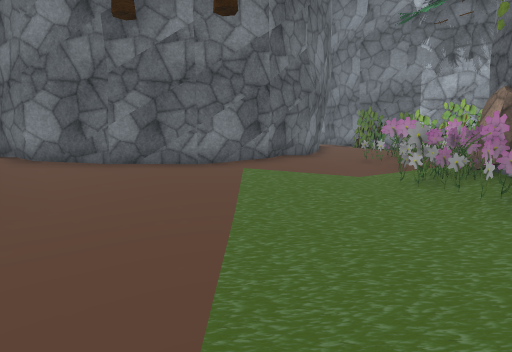
view 1 (above)

24 first-person views from a walk through a scene from a Unity 3-D project. The camera is 1.4 m above the floor, tilts 10° down and sees 85° across. The floor is counted in squares, 1 m on a side. Each view is taken from the middle of a square. On the plan, view 1 faces up. The plan holds only what a view shows up to about 14 squares ahead; the rest is blank. The place goes on beyond the plan. The player character is not drawn. Some surface patterns are stand-ins.

view 2
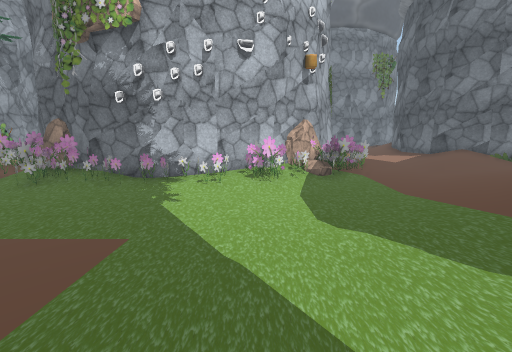

view 3
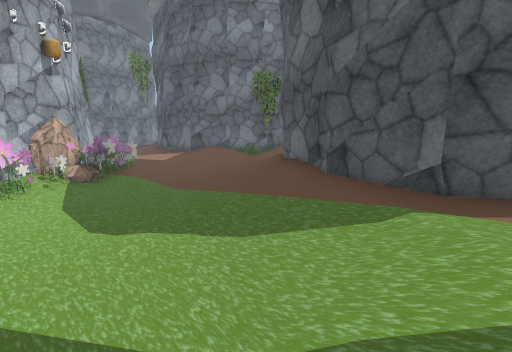

view 4
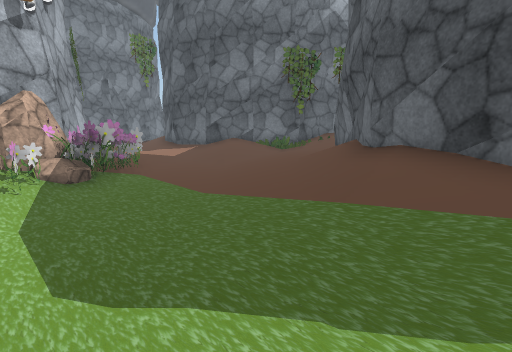

view 5
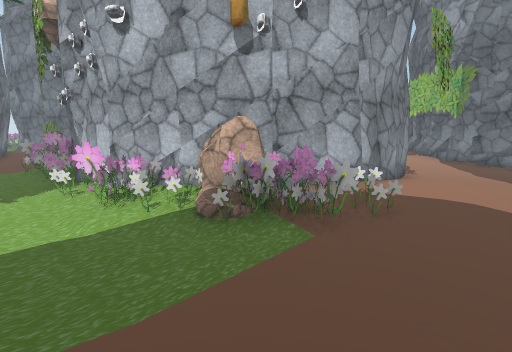

view 6
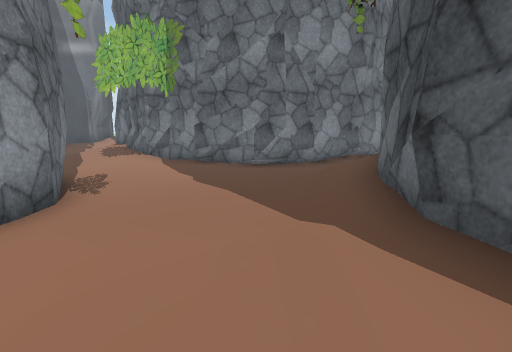

view 7
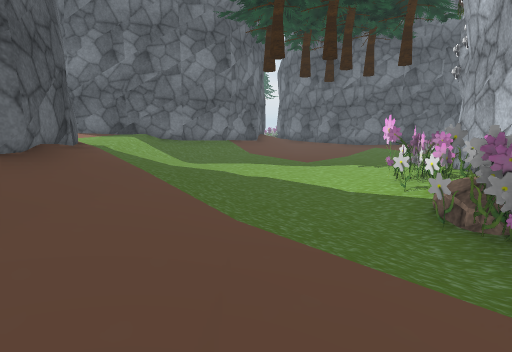

view 8
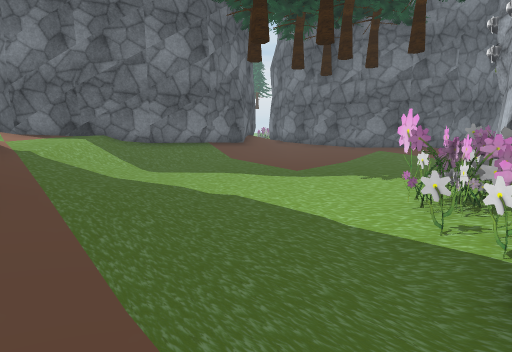

view 9
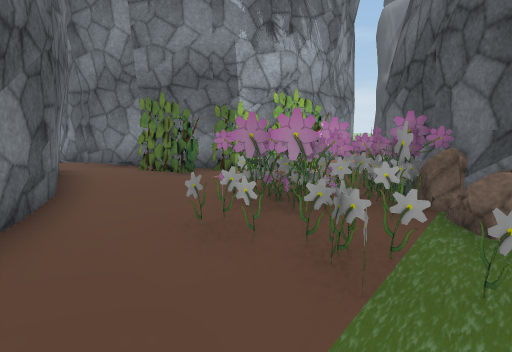

view 10
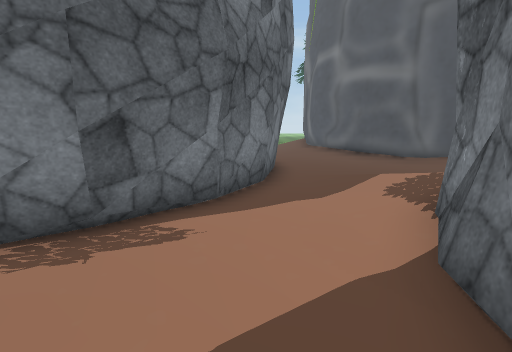

view 11
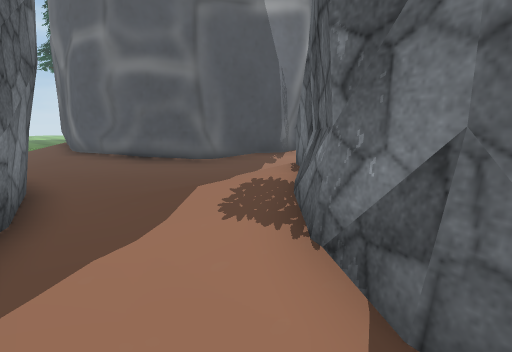

view 12
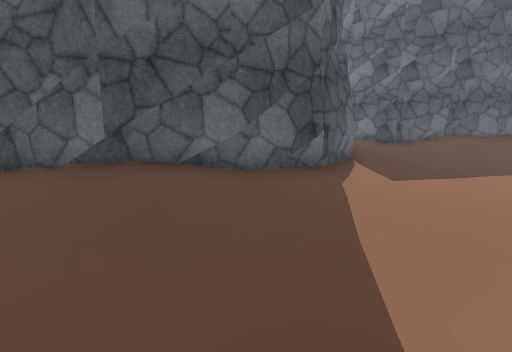

view 13
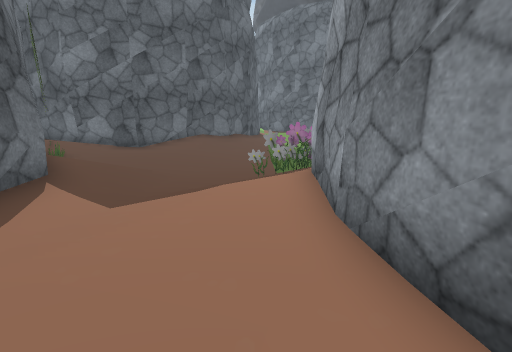

view 14
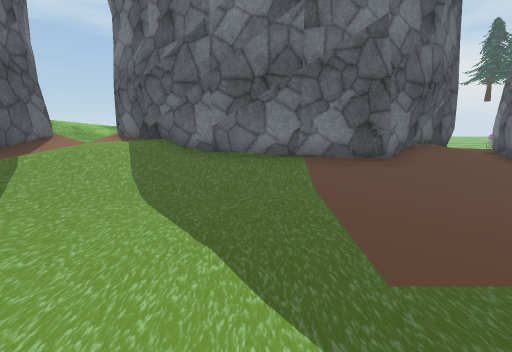

view 15
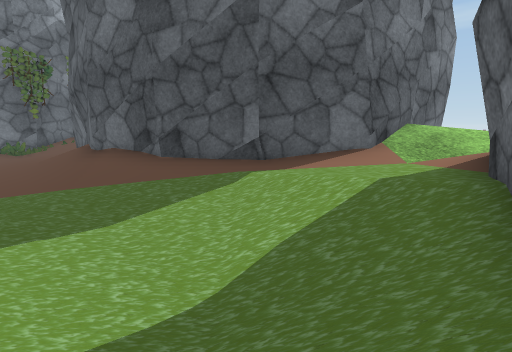

view 16
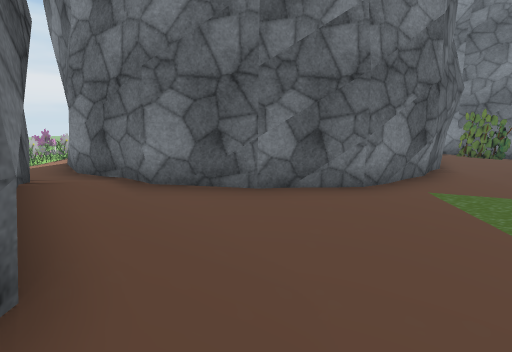

view 17
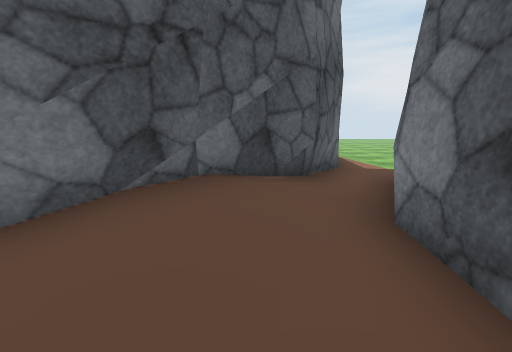

view 18
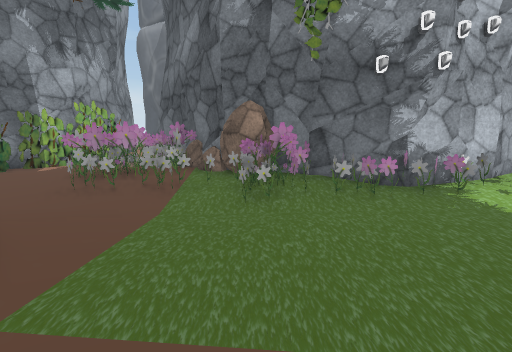

view 19
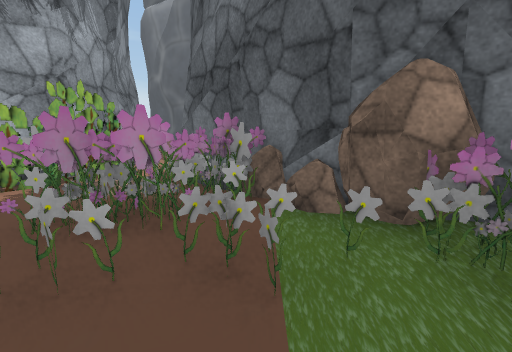

view 20
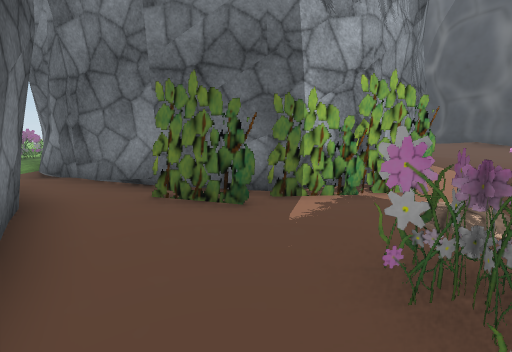

view 21
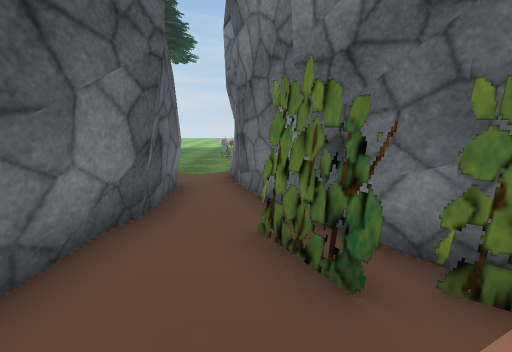

view 22
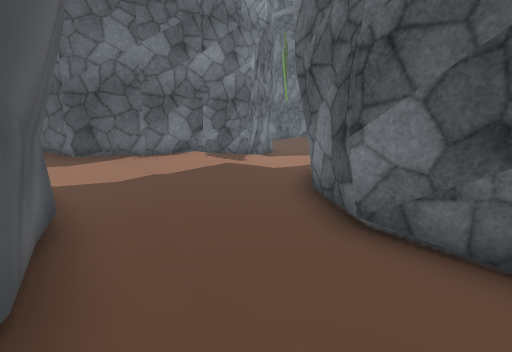

view 23
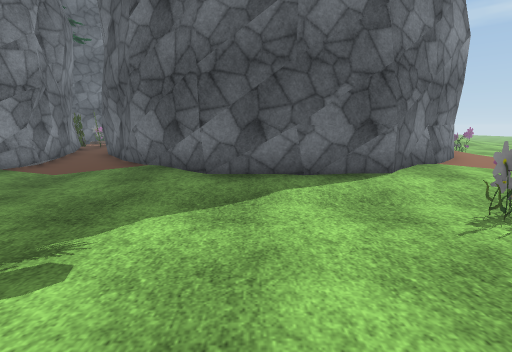

view 24
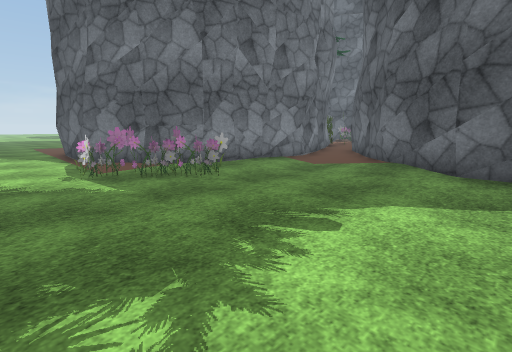

### Floor plan
Key: @ floor where view 1 was taken; # wall or solid block; . main floor; : floor 0.25 m higher than the main floor; + floor 0.5 m higher than the main floor; * floor 0.75 m higher than the main floor; % floor 1 m higher than the main floor; / step, stairs or slope; B bush; F flower; R rock; O other object.
Columns run from 11 left of view 1 to 24 right of it. Each row starts with its distance up from view 1.
 30         . ..........
 29         ...................
 28         ...................
 27       .........F.F..###
 26      ..........F...##
 25     F............###
 24    ..............#
 23    /:::::::.....##
 22   ::#######:....#
 21  ::##     ##:...#
 20 ::##       ##:.##
 19 :##         ##:##
 18              ##:#
 17               #:#
 16               #:##
 15               #:B#
 14               #+B###
 13               #+:BB####### :: ./
 12              ##::::BB:::::...../#
 11             ##::::/:B:::    .../#
 10  +#        ##:.FFOF/#          :#
  9  +##      ##::.FFFF##         .:#
  8  ##########::..FFFF#          .:##
  7   ##/+:::::::..FRR##         .../#
  6    ##/://::.:.FOF##         ##...##
  5     ##/........FO            ##...##
  4      #//......OO#             #....#
  3      ##/.......##             #.....
  2       #/......FF#             #.....
  1       #/......OF#             ....//
  0      ##/...@..FO#            #.::///
 -1      #//.......O            ##./:+##
 -2      #//.......FF          ##../:##
 -3     ##///../....FFR       ##.../##
 -4    ##%///////...FOO #   ###....##
 -5   ##%%*///////....FF#####......#
 -6   ///#####/////....F/+:::.....##
 -7   /###   ###////....//:::.....#
 -8   ##       ##////.....::......#
 -9  ##         ##///.//////////..#
-10              #++/:///#####///.##
-11              ##+/:/###   ###//.#
-12               #//B##       ##/ ##
-13               #//B#         ##  #

Positions as (right, up) in squares from view 1, and headings:
1: (0, 0), facing up
2: (-5, -1), facing right
3: (-5, -1), facing down-right
4: (-2, -2), facing down-right
5: (2, -8), facing up-right
6: (9, -8), facing right
7: (6, -8), facing up-left
8: (5, -6), facing up-left
9: (2, 7), facing up-right
10: (18, -7), facing up
11: (18, -5), facing up-right
12: (18, -6), facing down-left
13: (15, -6), facing left
14: (2, 0), facing left
15: (-4, 0), facing down
16: (-4, 2), facing up
17: (-3, 6), facing left
18: (-2, 6), facing right
19: (2, 8), facing right
20: (3, 10), facing up-right
21: (5, 11), facing up
22: (20, 9), facing down
23: (-3, 29), facing down
24: (-3, 30), facing down-right
